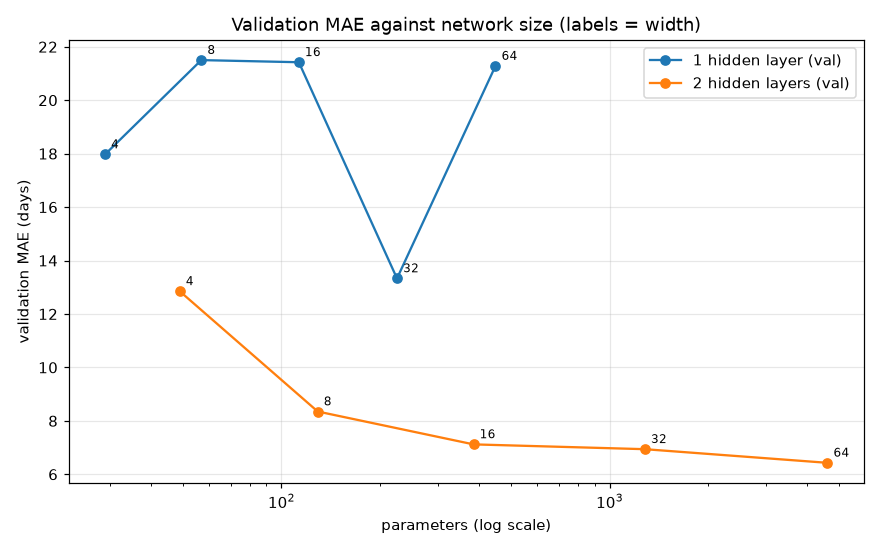

The Python source for this figure:
"""Mission 2 size sweep: train every width with one and two hidden layers, plot val MAE against params.

    python analysis/sweep.py --team 8
Runs train.py once per size and reads its printed MAEs. Each run overwrites model/, so retrain
your chosen size afterwards. Saves analysis/sweep.csv and analysis/sweep.png.
"""
import argparse
import re
import subprocess
import sys

import matplotlib
matplotlib.use("Agg")
import matplotlib.pyplot as plt
import pandas as pd

ap = argparse.ArgumentParser()
ap.add_argument("--team", type=int, required=True)
ap.add_argument("--epochs", type=int, default=1500)
a = ap.parse_args()


def n_params(hidden):
    sizes = [5, *hidden, 1]
    return sum(i * o + o for i, o in zip(sizes, sizes[1:]))


rows = []
for depth in (1, 2):
    for w in (4, 8, 16, 32, 64):
        hidden = ",".join([str(w)] * depth)
        out = subprocess.run([sys.executable, "train.py", "--team", str(a.team), "--hidden", hidden,
                              "--epochs", str(a.epochs)], capture_output=True, text=True, check=True).stdout
        m = re.search(r"network .*?:\s+([\d.]+) days\s+\(train MAE ([\d.]+)\)", out)
        val, tr = float(m.group(1)), float(m.group(2))
        rows.append(dict(hidden=hidden, depth=depth, width=w, params=n_params([w] * depth),
                         val_mae=val, train_mae=tr))
        print(f"  hidden {hidden:6s} params {rows[-1]['params']:5d}  val {val:6.2f}  train {tr:6.2f}")

df = pd.DataFrame(rows)
df.to_csv("analysis/sweep.csv", index=False)

fig, ax = plt.subplots(figsize=(8, 5))
for depth, g in df.groupby("depth"):
    ax.plot(g.params, g.val_mae, "o-", label=f"{depth} hidden layer{'s' if depth > 1 else ''} (val)")
    for _, r in g.iterrows():
        ax.annotate(str(r.width), (r.params, r.val_mae), textcoords="offset points", xytext=(4, 4), fontsize=8)
ax.set_xscale("log")
ax.set_xlabel("parameters (log scale)")
ax.set_ylabel("validation MAE (days)")
ax.set_title("Validation MAE against network size (labels = width)")
ax.grid(alpha=0.3)
ax.legend()
fig.tight_layout()
fig.savefig("analysis/sweep.png", dpi=110)
